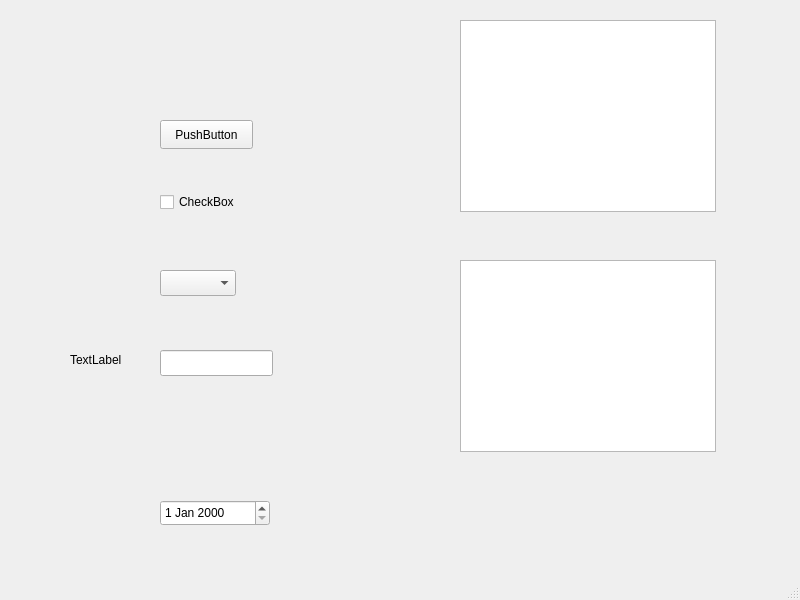
<?xml version="1.0" encoding="UTF-8"?>
<ui version="4.0">
 <class>MainWindow</class>
 <widget class="QMainWindow" name="MainWindow">
  <property name="geometry">
   <rect>
    <x>0</x>
    <y>0</y>
    <width>800</width>
    <height>600</height>
   </rect>
  </property>
  <property name="windowTitle">
   <string>MainWindow</string>
  </property>
  <widget class="QWidget" name="centralwidget">
   <widget class="QPushButton" name="pushButton">
    <property name="geometry">
     <rect>
      <x>160</x>
      <y>120</y>
      <width>93</width>
      <height>29</height>
     </rect>
    </property>
    <property name="text">
     <string>PushButton</string>
    </property>
   </widget>
   <widget class="QCheckBox" name="checkBox">
    <property name="geometry">
     <rect>
      <x>160</x>
      <y>190</y>
      <width>91</width>
      <height>24</height>
     </rect>
    </property>
    <property name="text">
     <string>CheckBox</string>
    </property>
   </widget>
   <widget class="QTableView" name="tableView">
    <property name="geometry">
     <rect>
      <x>460</x>
      <y>20</y>
      <width>256</width>
      <height>192</height>
     </rect>
    </property>
   </widget>
   <widget class="QTableWidget" name="tableWidget">
    <property name="geometry">
     <rect>
      <x>460</x>
      <y>260</y>
      <width>256</width>
      <height>192</height>
     </rect>
    </property>
   </widget>
   <widget class="QComboBox" name="comboBox">
    <property name="geometry">
     <rect>
      <x>160</x>
      <y>270</y>
      <width>76</width>
      <height>26</height>
     </rect>
    </property>
   </widget>
   <widget class="QLineEdit" name="lineEdit">
    <property name="geometry">
     <rect>
      <x>160</x>
      <y>350</y>
      <width>113</width>
      <height>26</height>
     </rect>
    </property>
   </widget>
   <widget class="QDateEdit" name="dateEdit">
    <property name="geometry">
     <rect>
      <x>160</x>
      <y>500</y>
      <width>110</width>
      <height>26</height>
     </rect>
    </property>
   </widget>
   <widget class="QLabel" name="label">
    <property name="geometry">
     <rect>
      <x>70</x>
      <y>350</y>
      <width>63</width>
      <height>20</height>
     </rect>
    </property>
    <property name="text">
     <string>TextLabel</string>
    </property>
   </widget>
  </widget>
  <widget class="QMenuBar" name="menubar">
   <property name="geometry">
    <rect>
     <x>0</x>
     <y>0</y>
     <width>800</width>
     <height>26</height>
    </rect>
   </property>
  </widget>
  <widget class="QStatusBar" name="statusbar"/>
 </widget>
 <resources/>
 <connections/>
</ui>
